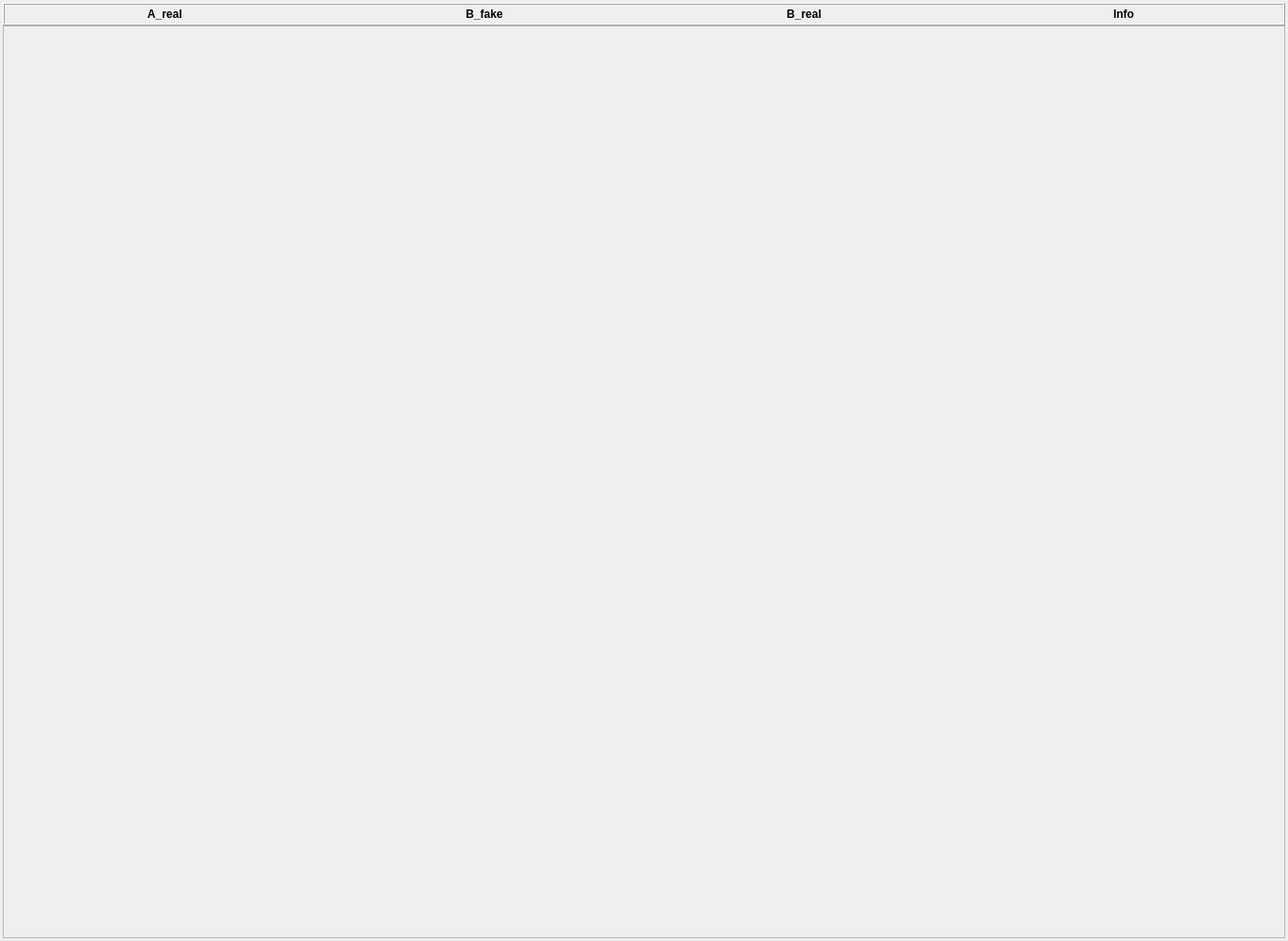
             <widget class="QWidget" name="scrollAreaWidgetContents">
              <property name="geometry">
               <rect>
                <x>0</x>
                <y>0</y>
                <width>1364</width>
                <height>997</height>
               </rect>
              </property>
              <layout class="QVBoxLayout" name="verticalLayout_58">
               <property name="spacing">
                <number>0</number>
               </property>
               <property name="leftMargin">
                <number>3</number>
               </property>
               <property name="topMargin">
                <number>3</number>
               </property>
               <property name="rightMargin">
                <number>3</number>
               </property>
               <property name="bottomMargin">
                <number>3</number>
               </property>
               <item>
                <widget class="QFrame" name="test_image_labels_frame">
                 <property name="sizePolicy">
                  <sizepolicy hsizetype="Preferred" vsizetype="Maximum">
                   <horstretch>0</horstretch>
                   <verstretch>0</verstretch>
                  </sizepolicy>
                 </property>
                 <property name="frameShape">
                  <enum>QFrame::Box</enum>
                 </property>
                 <property name="frameShadow">
                  <enum>QFrame::Raised</enum>
                 </property>
                 <layout class="QHBoxLayout" name="horizontalLayout_67">
                  <property name="leftMargin">
                   <number>3</number>
                  </property>
                  <property name="topMargin">
                   <number>3</number>
                  </property>
                  <property name="rightMargin">
                   <number>3</number>
                  </property>
                  <property name="bottomMargin">
                   <number>3</number>
                  </property>
                  <item>
                   <widget class="QLabel" name="test_a_real_label">
                    <property name="font">
                     <font>
                      <bold>true</bold>
                     </font>
                    </property>
                    <property name="text">
                     <string>A_real</string>
                    </property>
                    <property name="alignment">
                     <set>Qt::AlignCenter</set>
                    </property>
                   </widget>
                  </item>
                  <item>
                   <widget class="QLabel" name="test_b_fake_label">
                    <property name="font">
                     <font>
                      <bold>true</bold>
                     </font>
                    </property>
                    <property name="text">
                     <string>B_fake</string>
                    </property>
                    <property name="alignment">
                     <set>Qt::AlignCenter</set>
                    </property>
                   </widget>
                  </item>
                  <item>
                   <widget class="QLabel" name="test_b_real_label">
                    <property name="font">
                     <font>
                      <bold>true</bold>
                     </font>
                    </property>
                    <property name="text">
                     <string>B_real</string>
                    </property>
                    <property name="alignment">
                     <set>Qt::AlignCenter</set>
                    </property>
                   </widget>
                  </item>
                  <item>
                   <widget class="QLabel" name="test_info_label">
                    <property name="sizePolicy">
                     <sizepolicy hsizetype="Preferred" vsizetype="Preferred">
                      <horstretch>0</horstretch>
                      <verstretch>0</verstretch>
                     </sizepolicy>
                    </property>
                    <property name="font">
                     <font>
                      <bold>true</bold>
                     </font>
                    </property>
                    <property name="text">
                     <string>Info</string>
                    </property>
                    <property name="alignment">
                     <set>Qt::AlignCenter</set>
                    </property>
                   </widget>
                  </item>
                 </layout>
                </widget>
               </item>
               <item>
                <widget class="QFrame" name="test_image_frame">
                 <property name="frameShape">
                  <enum>QFrame::StyledPanel</enum>
                 </property>
                 <property name="frameShadow">
                  <enum>QFrame::Raised</enum>
                 </property>
                 <layout class="QVBoxLayout" name="test_image_layout">
                  <property name="spacing">
                   <number>0</number>
                  </property>
                  <property name="leftMargin">
                   <number>0</number>
                  </property>
                  <property name="topMargin">
                   <number>0</number>
                  </property>
                  <property name="rightMargin">
                   <number>0</number>
                  </property>
                  <property name="bottomMargin">
                   <number>0</number>
                  </property>
                 </layout>
                </widget>
               </item>
              </layout>
             </widget>
